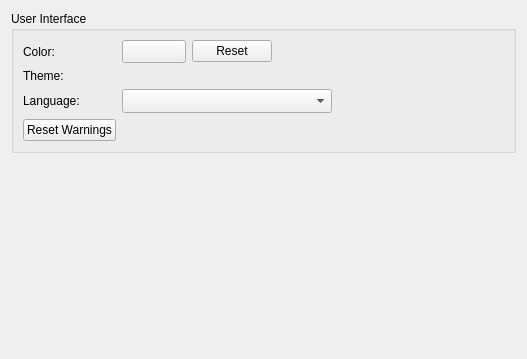
<?xml version="1.0" encoding="UTF-8"?>
<ui version="4.0">
 <class>Core::Internal::GeneralSettings</class>
 <widget class="QWidget" name="Core::Internal::GeneralSettings">
  <property name="geometry">
   <rect>
    <x>0</x>
    <y>0</y>
    <width>527</width>
    <height>359</height>
   </rect>
  </property>
  <layout class="QVBoxLayout" name="verticalLayout">
   <item>
    <widget class="QGroupBox" name="interfaceBox">
     <property name="title">
      <string>User Interface</string>
     </property>
     <layout class="QGridLayout" name="gridLayout_2">
      <item row="0" column="0">
       <widget class="QLabel" name="colorLabel">
        <property name="text">
         <string>Color:</string>
        </property>
        <property name="buddy">
         <cstring>colorButton</cstring>
        </property>
       </widget>
      </item>
      <item row="0" column="1">
       <layout class="QHBoxLayout" name="horizontalLayout">
        <item>
         <widget class="Utils::QtColorButton" name="colorButton">
          <property name="sizePolicy">
           <sizepolicy hsizetype="Preferred" vsizetype="Preferred">
            <horstretch>0</horstretch>
            <verstretch>0</verstretch>
           </sizepolicy>
          </property>
          <property name="minimumSize">
           <size>
            <width>64</width>
            <height>0</height>
           </size>
          </property>
          <property name="alphaAllowed" stdset="0">
           <bool>false</bool>
          </property>
         </widget>
        </item>
        <item>
         <widget class="QPushButton" name="resetColorButton">
          <property name="toolTip">
           <string comment="Color">Reset to default.</string>
          </property>
          <property name="text">
           <string>Reset</string>
          </property>
         </widget>
        </item>
        <item>
         <spacer name="horizontalSpacer">
          <property name="orientation">
           <enum>Qt::Horizontal</enum>
          </property>
          <property name="sizeHint" stdset="0">
           <size>
            <width>285</width>
            <height>20</height>
           </size>
          </property>
         </spacer>
        </item>
       </layout>
      </item>
      <item row="1" column="0">
       <widget class="QLabel" name="themeLabel">
        <property name="text">
         <string>Theme:</string>
        </property>
       </widget>
      </item>
      <item row="1" column="1">
       <widget class="Core::Internal::ThemeSettingsWidget" name="themeWidget" native="true"/>
      </item>
      <item row="2" column="0">
       <widget class="QLabel" name="languageLabel">
        <property name="text">
         <string>Language:</string>
        </property>
       </widget>
      </item>
      <item row="2" column="1">
       <layout class="QHBoxLayout" name="horizontalLayout_3">
        <item>
         <widget class="QComboBox" name="languageBox">
          <property name="sizeAdjustPolicy">
           <enum>QComboBox::AdjustToMinimumContentsLengthWithIcon</enum>
          </property>
          <property name="minimumContentsLength">
           <number>20</number>
          </property>
         </widget>
        </item>
        <item>
         <spacer name="horizontalSpacer_2">
          <property name="orientation">
           <enum>Qt::Horizontal</enum>
          </property>
          <property name="sizeHint" stdset="0">
           <size>
            <width>285</width>
            <height>20</height>
           </size>
          </property>
         </spacer>
        </item>
       </layout>
      </item>
      <item row="3" column="0">
       <widget class="QPushButton" name="resetWarningsButton">
        <property name="toolTip">
         <string>Re-enable warnings that were suppressed by selecting &quot;Do Not Show Again&quot; (for example, missing highlighter).</string>
        </property>
        <property name="text">
         <string comment="Button text">Reset Warnings</string>
        </property>
       </widget>
      </item>
     </layout>
    </widget>
   </item>
   <item>
    <spacer name="verticalSpacer">
     <property name="orientation">
      <enum>Qt::Vertical</enum>
     </property>
     <property name="sizeHint" stdset="0">
      <size>
       <width>20</width>
       <height>30</height>
      </size>
     </property>
    </spacer>
   </item>
  </layout>
 </widget>
 <customwidgets>
  <customwidget>
   <class>Utils::QtColorButton</class>
   <extends>QToolButton</extends>
   <header location="global">utils/qtcolorbutton.h</header>
  </customwidget>
  <customwidget>
   <class>Core::Internal::ThemeSettingsWidget</class>
   <extends>QWidget</extends>
   <header location="global">coreplugin/themesettingswidget.h</header>
   <container>1</container>
  </customwidget>
 </customwidgets>
 <resources/>
 <connections/>
</ui>
